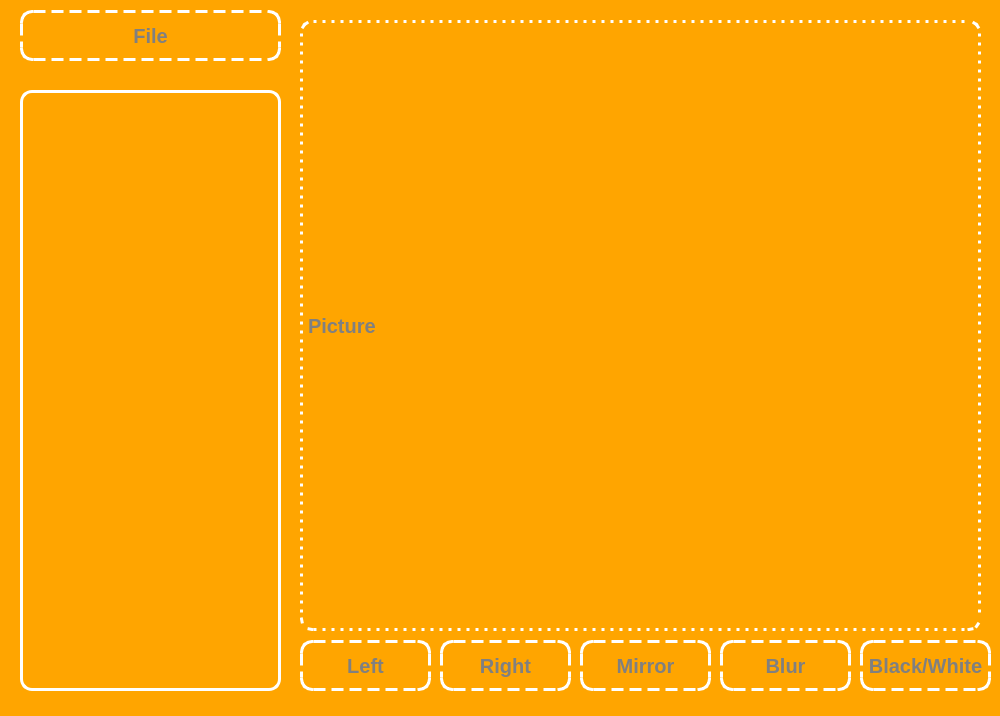
<?xml version="1.0" encoding="UTF-8"?>
<ui version="4.0">
 <class>MainWindow</class>
 <widget class="QMainWindow" name="MainWindow">
  <property name="geometry">
   <rect>
    <x>0</x>
    <y>0</y>
    <width>1000</width>
    <height>716</height>
   </rect>
  </property>
  <property name="windowTitle">
   <string>Photopop</string>
  </property>
  <property name="styleSheet">
   <string notr="true">background:orange;
color:gray;</string>
  </property>
  <widget class="QWidget" name="centralwidget">
   <widget class="QPushButton" name="file">
    <property name="geometry">
     <rect>
      <x>20</x>
      <y>10</y>
      <width>261</width>
      <height>51</height>
     </rect>
    </property>
    <property name="styleSheet">
     <string notr="true">QPushButton {
	border:3px dashed #ffffff;
	border-radius: 12px;
	font-size:20px;
	font-weight:500;
}

QPushButton:pressed {
	background-color:#2C2D2C;
}
</string>
    </property>
    <property name="text">
     <string>File</string>
    </property>
   </widget>
   <widget class="QListWidget" name="listpictures">
    <property name="geometry">
     <rect>
      <x>20</x>
      <y>90</y>
      <width>261</width>
      <height>601</height>
     </rect>
    </property>
    <property name="styleSheet">
     <string notr="true">border:3px solid #ffffff;
border-radius: 12px;
font-size:20px;
font-weight:500;</string>
    </property>
   </widget>
   <widget class="QLabel" name="pictures">
    <property name="geometry">
     <rect>
      <x>300</x>
      <y>20</y>
      <width>681</width>
      <height>611</height>
     </rect>
    </property>
    <property name="styleSheet">
     <string notr="true">border:3px dotted #ffffff;
border-radius: 12px;
font-size:20px;
font-weight:500;</string>
    </property>
    <property name="text">
     <string>Picture</string>
    </property>
   </widget>
   <widget class="QPushButton" name="left">
    <property name="geometry">
     <rect>
      <x>300</x>
      <y>640</y>
      <width>131</width>
      <height>51</height>
     </rect>
    </property>
    <property name="styleSheet">
     <string notr="true">QPushButton {
	border:3px dashed #ffffff;
	border-radius: 12px;
	font-size:20px;
	font-weight:500;
}

QPushButton:pressed {
	background-color:#2C2D2C;
}
</string>
    </property>
    <property name="text">
     <string>Left</string>
    </property>
   </widget>
   <widget class="QPushButton" name="right">
    <property name="geometry">
     <rect>
      <x>440</x>
      <y>640</y>
      <width>131</width>
      <height>51</height>
     </rect>
    </property>
    <property name="styleSheet">
     <string notr="true">QPushButton {
	border:3px dashed #ffffff;
	border-radius: 12px;
	font-size:20px;
	font-weight:500;
}

QPushButton:pressed {
	background-color:#2C2D2C;
}
</string>
    </property>
    <property name="text">
     <string>Right</string>
    </property>
   </widget>
   <widget class="QPushButton" name="mirror">
    <property name="geometry">
     <rect>
      <x>580</x>
      <y>640</y>
      <width>131</width>
      <height>51</height>
     </rect>
    </property>
    <property name="styleSheet">
     <string notr="true">QPushButton {
	border:3px dashed #ffffff;
	border-radius: 12px;
	font-size:20px;
	font-weight:500;
}

QPushButton:pressed {
	background-color:#2C2D2C;
}
</string>
    </property>
    <property name="text">
     <string>Mirror</string>
    </property>
   </widget>
   <widget class="QPushButton" name="sharpness">
    <property name="geometry">
     <rect>
      <x>720</x>
      <y>640</y>
      <width>131</width>
      <height>51</height>
     </rect>
    </property>
    <property name="styleSheet">
     <string notr="true">QPushButton {
	border:3px dashed #ffffff;
	border-radius: 12px;
	font-size:20px;
	font-weight:500;
}

QPushButton:pressed {
	background-color:#2C2D2C;
}</string>
    </property>
    <property name="text">
     <string>Blur</string>
    </property>
   </widget>
   <widget class="QPushButton" name="b_w">
    <property name="geometry">
     <rect>
      <x>860</x>
      <y>640</y>
      <width>131</width>
      <height>51</height>
     </rect>
    </property>
    <property name="styleSheet">
     <string notr="true">QPushButton {
	border:3px dashed #ffffff;
	border-radius: 12px;
	font-size:20px;
	font-weight:500;
}

QPushButton:pressed {
	background-color:#2C2D2C;
}</string>
    </property>
    <property name="text">
     <string>Black/White</string>
    </property>
   </widget>
  </widget>
  <widget class="QStatusBar" name="statusbar"/>
 </widget>
 <resources/>
 <connections/>
</ui>
